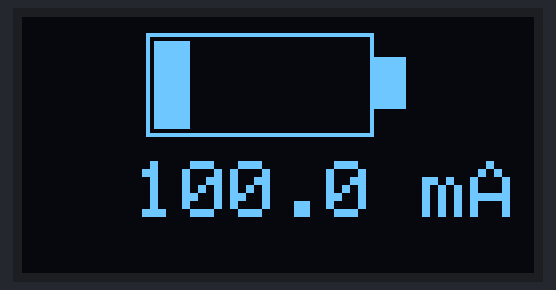
Recording of a sketch running on a simulated ESP32. On the bench: 128×64 one-colour display.

Above: at 0.1 s.
At 1.1 s:
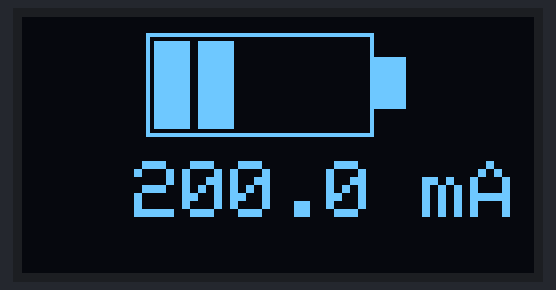
At 2.2 s:
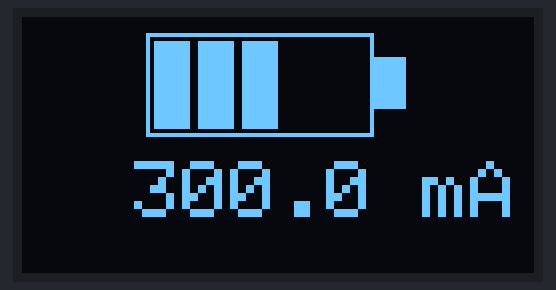
At 3.2 s:
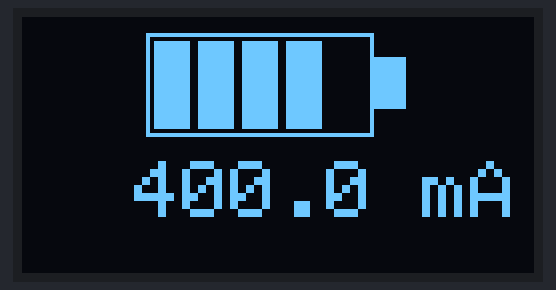
At 4.2 s:
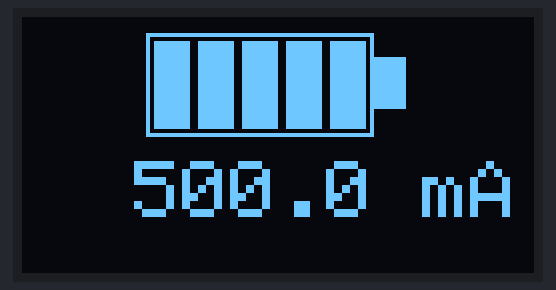
At 5.2 s:
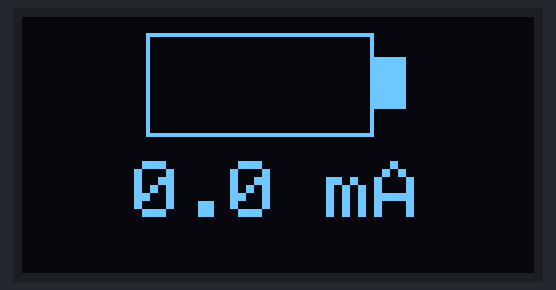

The sketch:

test_4_improvement_for_bars.ino
```cpp
#include <Wire.h>
#include <Adafruit_GFX.h>
#include <Adafruit_SSD1306.h>

#define SCREEN_WIDTH   128
#define SCREEN_HEIGHT   64

Adafruit_SSD1306 display(SCREEN_WIDTH, SCREEN_HEIGHT, &Wire, -1);

// — cycle through 0,100,200…500 mA so you can watch 0→5 bars fill —
float simulateBatteryFill() {
  static int step = 0;
  step = (step + 1) % 6;       // cycles 0–5
  return step * 100.0;         // yields 0,100,200,300,400,500 mA
}

float readCurrent_mA() {
  return analogRead(A0) / 4095.0 * 500.0;  // 0–500 mA range
}

void setup() {
  Wire.begin(21, 22);  // ESP32 I2C: SDA = 21, SCL = 22
  display.begin(SSD1306_SWITCHCAPVCC, 0x3C);
  display.clearDisplay();
}

void loop() {
  // 1) get simulated current
  float current_mA = simulateBatteryFill();

  // 2) compute bars: 0–5, with 0 for 0–99, 1 for 100–199, etc.
  int bars = int(current_mA) / 100;
  if (bars > 5) bars = 5;

  display.clearDisplay();

  // --- BATTERY ICON (top half) ---
  const int slotCount  = 5;    // five bars
  const int barSpacing = 2;    // px between bars and edges
  const int slotW      = 9;    // bar width in px
  const int barMargin  = barSpacing;
  const int batW       = slotCount * slotW + (slotCount + 1) * barSpacing;  // 5*9 + 6*2 = 57
  const int batH       = 26;
  const int tipW       = 8;
  const int tipH       = batH / 2;
  const int batX       = (SCREEN_WIDTH - (batW + tipW)) / 2;
  const int batY       = 4;

  // outline & tip
  display.drawRect(batX, batY, batW, batH, SSD1306_WHITE);
  display.fillRect(
    batX + batW,
    batY + (batH - tipH) / 2,
    tipW, tipH,
    SSD1306_WHITE
  );

  // compute bar drawing
  const int slotH = batH - 2 * barMargin;
  const int slotY = batY + barMargin;
  const int slotX0 = batX + barMargin;

  // draw filled bars
  for (int i = 0; i < bars; i++) {
    int x = slotX0 + i * (slotW + barSpacing);
    display.fillRect(x, slotY, slotW, slotH, SSD1306_WHITE);
  }

  // --- CURRENT DISPLAY (bottom half) ---
  display.setTextSize(2);
  display.setTextColor(SSD1306_WHITE);
  int txtY = SCREEN_HEIGHT / 2 + 4;
  display.setCursor((SCREEN_WIDTH - 6 * 12) / 2, txtY);  // center approx for "500 mA"
  display.print(current_mA, 1);
  display.print(" mA");

  display.display();
  delay(1000);
}
```

Measured:
- by itself, everything shown: repeats every 6.2 s, in 6 steps
- what the display in image 1 shows lasts 1.0 s, from 1.1 s to 2.1 s
